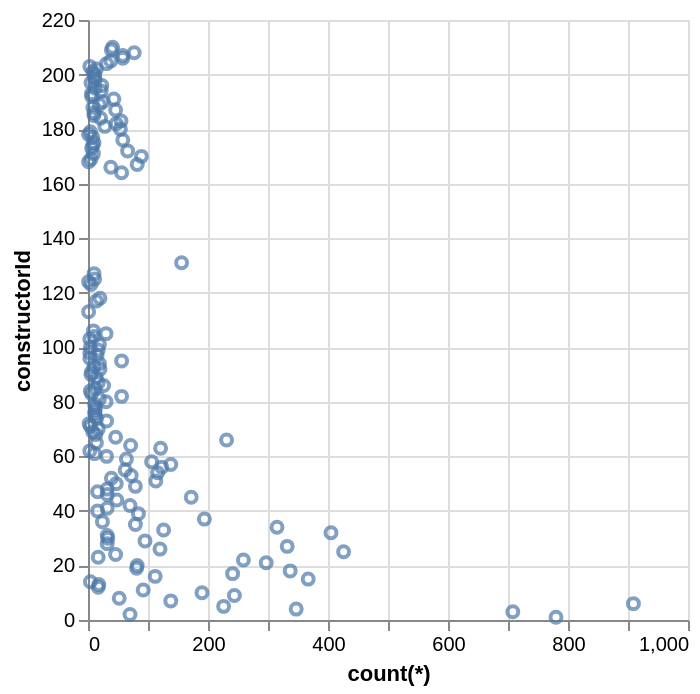

Here is the Vega-Lite specification saved for this chart:
### Vega-Lite specification from a JSON file in a GitHub repository (floating-point values rounded to 4 significant figures; data arrays with more than 128 entries replaced by an {"elided": "..."} marker saying what was removed)
{"data": {"values": {"elided": "156 records"}}, "mark": "point", "encoding": {"x": {"field": "x_data", "type": "quantitative", "title": "count(*)"}, "y": {"field": "y_data", "type": "quantitative", "title": "constructorId"}}}
